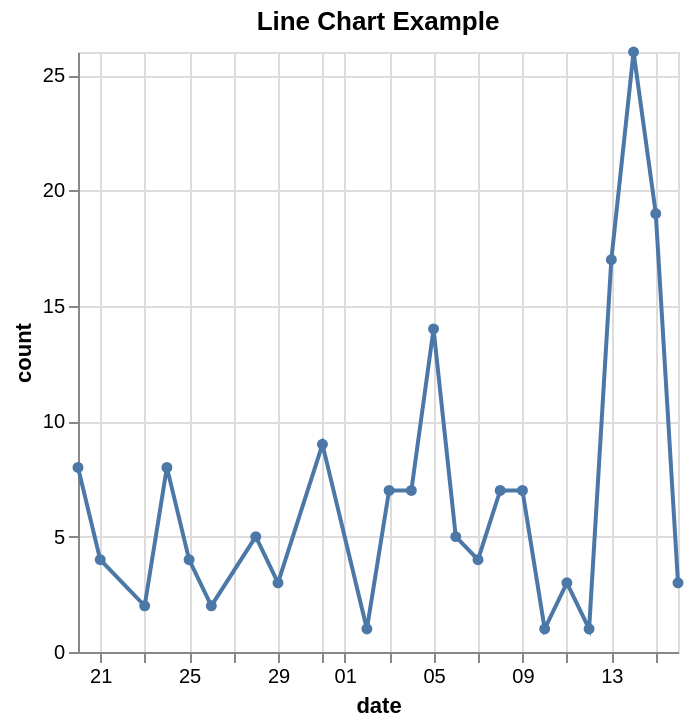

Vega-Lite specification for this chart:
### Vega-Lite specification from a JSON file in a GitHub repository (floating-point values rounded to 4 significant figures)
{"$schema": "https://vega.github.io/schema/vega-lite/v5.json", "title": {"text": "Line Chart Example"}, "mark": {"type": "line", "point": true, "tooltip": true}, "encoding": {"x": {"field": "label", "type": "temporal", "axis": {"title": "date", "format": "%d"}}, "y": {"title": "count", "field": "value", "type": "quantitative"}}, "data": {"values": [{"label": "2020-05-20", "value": 8}, {"label": "2020-05-21", "value": 4}, {"label": "2020-05-23", "value": 2}, {"label": "2020-05-24", "value": 8}, {"label": "2020-05-25", "value": 4}, {"label": "2020-05-26", "value": 2}, {"label": "2020-05-28", "value": 5}, {"label": "2020-05-29", "value": 3}, {"label": "2020-05-31", "value": 9}, {"label": "2020-06-02", "value": 1}, {"label": "2020-06-03", "value": 7}, {"label": "2020-06-04", "value": 7}, {"label": "2020-06-05", "value": 14}, {"label": "2020-06-06", "value": 5}, {"label": "2020-06-07", "value": 4}, {"label": "2020-06-08", "value": 7}, {"label": "2020-06-09", "value": 7}, {"label": "2020-06-10", "value": 1}, {"label": "2020-06-11", "value": 3}, {"label": "2020-06-12", "value": 1}, {"label": "2020-06-13", "value": 17}, {"label": "2020-06-14", "value": 26}, {"label": "2020-06-15", "value": 19}, {"label": "2020-06-16", "value": 3}]}}
